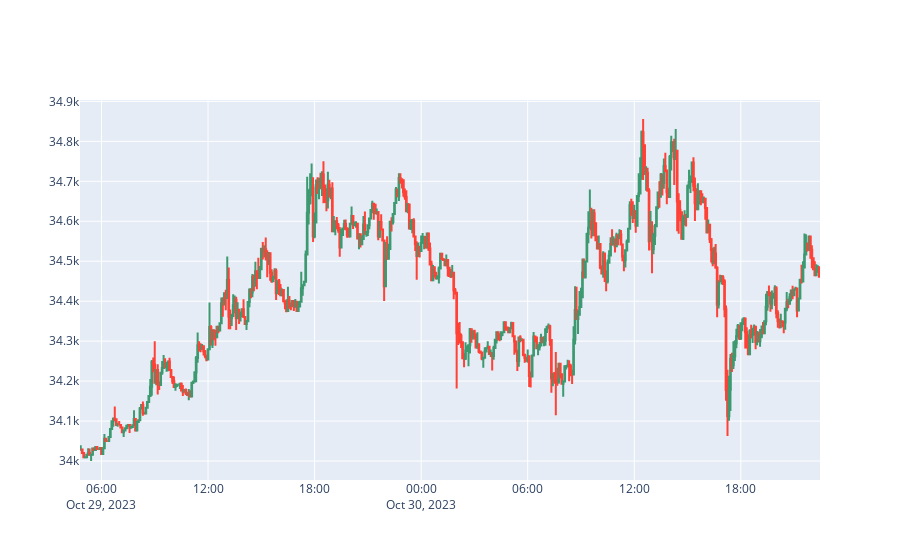

The notebook cell saved with this chart:
### Code cell
fig = go.Figure(
    data=[go.Candlestick(x=data["openTime"],
                         open=data["OpenPrice"], high=data["HighPrice"],
                         low=data["LowPrice"],close=data["ClosePrice"])
                         ])

fig.update_layout(xaxis_rangeslider_visible=False)
fig.show()

### Figure 1 — Plotly figure (JSON) as saved in the notebook; plotly's stock layout.template omitted (floating-point values rounded to 4 significant figures; data arrays with more than 128 entries replaced by an {"elided": "..."} marker saying what was removed)
{"data": [{"close": {"elided": "500 float values"}, "high": {"elided": "500 float values"}, "low": {"elided": "500 float values"}, "open": {"elided": "500 float values"}, "type": "candlestick", "x": {"elided": "500 str values"}}], "layout": {"xaxis": {"rangeslider": {"visible": false}}}}
